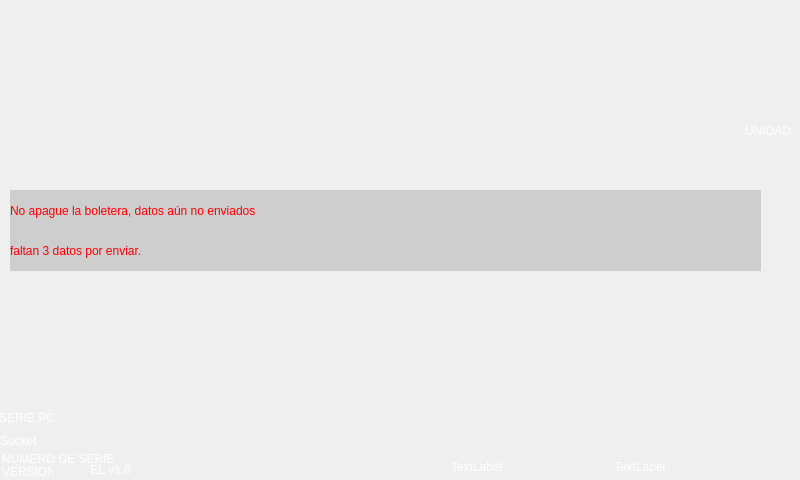
<?xml version="1.0" encoding="UTF-8"?>
<ui version="4.0">
 <class>Form</class>
 <widget class="QWidget" name="Form">
  <property name="geometry">
   <rect>
    <x>0</x>
    <y>0</y>
    <width>800</width>
    <height>480</height>
   </rect>
  </property>
  <property name="minimumSize">
   <size>
    <width>800</width>
    <height>480</height>
   </size>
  </property>
  <property name="maximumSize">
   <size>
    <width>800</width>
    <height>480</height>
   </size>
  </property>
  <property name="windowTitle">
   <string>Form</string>
  </property>
  <widget class="QLabel" name="label_font">
   <property name="geometry">
    <rect>
     <x>0</x>
     <y>0</y>
     <width>800</width>
     <height>480</height>
    </rect>
   </property>
   <property name="minimumSize">
    <size>
     <width>800</width>
     <height>480</height>
    </size>
   </property>
   <property name="maximumSize">
    <size>
     <width>800</width>
     <height>480</height>
    </size>
   </property>
   <property name="text">
    <string/>
   </property>
   <property name="pixmap">
    <pixmap>../Imagenes/wall2.jpg</pixmap>
   </property>
   <property name="scaledContents">
    <bool>true</bool>
   </property>
  </widget>
  <widget class="QLabel" name="label_fecha">
   <property name="geometry">
    <rect>
     <x>614</x>
     <y>454</y>
     <width>180</width>
     <height>25</height>
    </rect>
   </property>
   <property name="styleSheet">
    <string notr="true">font: 12pt &quot;Arial Rounded MT Bold&quot;;
color: rgb(255, 255, 255);</string>
   </property>
   <property name="text">
    <string>TextLabel</string>
   </property>
  </widget>
  <widget class="QLabel" name="label_senal_celular">
   <property name="geometry">
    <rect>
     <x>578</x>
     <y>457</y>
     <width>21</width>
     <height>21</height>
    </rect>
   </property>
   <property name="text">
    <string/>
   </property>
   <property name="pixmap">
    <pixmap>../Imagenes/no3G.Jpeg</pixmap>
   </property>
   <property name="scaledContents">
    <bool>true</bool>
   </property>
  </widget>
  <widget class="QLabel" name="label_conex_gps">
   <property name="geometry">
    <rect>
     <x>546</x>
     <y>457</y>
     <width>21</width>
     <height>20</height>
    </rect>
   </property>
   <property name="text">
    <string/>
   </property>
   <property name="pixmap">
    <pixmap>../Imagenes/noGPS.png</pixmap>
   </property>
   <property name="scaledContents">
    <bool>true</bool>
   </property>
  </widget>
  <widget class="QLabel" name="label_state_simcard">
   <property name="geometry">
    <rect>
     <x>375</x>
     <y>457</y>
     <width>34</width>
     <height>20</height>
    </rect>
   </property>
   <property name="text">
    <string/>
   </property>
   <property name="pixmap">
    <pixmap>../Imagenes/noSIM.png</pixmap>
   </property>
   <property name="scaledContents">
    <bool>true</bool>
   </property>
  </widget>
  <widget class="QLabel" name="label_4">
   <property name="geometry">
    <rect>
     <x>425</x>
     <y>456</y>
     <width>21</width>
     <height>21</height>
    </rect>
   </property>
   <property name="text">
    <string/>
   </property>
   <property name="pixmap">
    <pixmap>../Imagenes/noRed.Jpeg</pixmap>
   </property>
   <property name="scaledContents">
    <bool>true</bool>
   </property>
  </widget>
  <widget class="QLabel" name="label_5">
   <property name="geometry">
    <rect>
     <x>516</x>
     <y>457</y>
     <width>21</width>
     <height>20</height>
    </rect>
   </property>
   <property name="text">
    <string/>
   </property>
   <property name="pixmap">
    <pixmap>../Imagenes/noSocket.png</pixmap>
   </property>
   <property name="scaledContents">
    <bool>true</bool>
   </property>
  </widget>
  <widget class="QLabel" name="label_temp">
   <property name="geometry">
    <rect>
     <x>451</x>
     <y>457</y>
     <width>62</width>
     <height>20</height>
    </rect>
   </property>
   <property name="styleSheet">
    <string notr="true">font: 12pt &quot;Arial Rounded MT Bold&quot;;
color: rgb(255, 255, 255);</string>
   </property>
   <property name="text">
    <string>TextLabel</string>
   </property>
  </widget>
  <widget class="QLabel" name="label_num_ser">
   <property name="geometry">
    <rect>
     <x>2</x>
     <y>452</y>
     <width>191</width>
     <height>20</height>
    </rect>
   </property>
   <property name="styleSheet">
    <string notr="true">font: 8pt &quot;Arial Rounded MT Bold&quot;;
color: rgb(255, 255, 255);</string>
   </property>
   <property name="text">
    <string>NUMERO DE SERIE</string>
   </property>
   <property name="alignment">
    <set>Qt::AlignLeading|Qt::AlignLeft|Qt::AlignTop</set>
   </property>
  </widget>
  <widget class="QLabel" name="label_num_ver">
   <property name="geometry">
    <rect>
     <x>2</x>
     <y>462</y>
     <width>51</width>
     <height>20</height>
    </rect>
   </property>
   <property name="styleSheet">
    <string notr="true">font: 8pt &quot;Arial Rounded MT Bold&quot;;
color: rgb(255, 255, 255);</string>
   </property>
   <property name="text">
    <string>VERSION</string>
   </property>
  </widget>
  <widget class="QLabel" name="label_ser_pc">
   <property name="geometry">
    <rect>
     <x>-1</x>
     <y>410</y>
     <width>161</width>
     <height>16</height>
    </rect>
   </property>
   <property name="styleSheet">
    <string notr="true">font: 8pt &quot;Arial Rounded MT Bold&quot;;
color: rgb(255, 255, 255);</string>
   </property>
   <property name="text">
    <string>SERIE PC</string>
   </property>
  </widget>
  <widget class="QLabel" name="label_unidad">
   <property name="geometry">
    <rect>
     <x>530</x>
     <y>100</y>
     <width>261</width>
     <height>61</height>
    </rect>
   </property>
   <property name="styleSheet">
    <string notr="true">font: 75 30pt &quot;MS Shell Dlg 2&quot;;
color: rgb(255, 255, 255);</string>
   </property>
   <property name="text">
    <string>UNIDAD</string>
   </property>
   <property name="alignment">
    <set>Qt::AlignRight|Qt::AlignTrailing|Qt::AlignVCenter</set>
   </property>
  </widget>
  <widget class="QLabel" name="label_off">
   <property name="geometry">
    <rect>
     <x>10</x>
     <y>40</y>
     <width>40</width>
     <height>40</height>
    </rect>
   </property>
   <property name="text">
    <string/>
   </property>
   <property name="pixmap">
    <pixmap>../Imagenes/apagar.png</pixmap>
   </property>
   <property name="scaledContents">
    <bool>true</bool>
   </property>
  </widget>
  <widget class="QLabel" name="label_version_software">
   <property name="geometry">
    <rect>
     <x>70</x>
     <y>460</y>
     <width>61</width>
     <height>20</height>
    </rect>
   </property>
   <property name="styleSheet">
    <string notr="true">font: 75 8pt &quot;Rockwell&quot;;
color: rgb(255, 255, 255);</string>
   </property>
   <property name="text">
    <string>EL.v1.0</string>
   </property>
   <property name="alignment">
    <set>Qt::AlignRight|Qt::AlignTrailing|Qt::AlignVCenter</set>
   </property>
  </widget>
  <widget class="QLabel" name="label_socket">
   <property name="geometry">
    <rect>
     <x>0</x>
     <y>430</y>
     <width>91</width>
     <height>21</height>
    </rect>
   </property>
   <property name="styleSheet">
    <string notr="true">font: 75 10pt &quot;MS Shell Dlg 2&quot;;
color: rgb(255, 255, 255);</string>
   </property>
   <property name="text">
    <string>Socket</string>
   </property>
   <property name="alignment">
    <set>Qt::AlignLeading|Qt::AlignLeft|Qt::AlignVCenter</set>
   </property>
  </widget>
  <widget class="QLabel" name="label_datos_info">
   <property name="geometry">
    <rect>
     <x>10</x>
     <y>190</y>
     <width>751</width>
     <height>41</height>
    </rect>
   </property>
   <property name="styleSheet">
    <string notr="true">font: 18pt &quot;MS Shell Dlg 2&quot;;
color: rgb(255, 0, 0);
background-color: rgb(206, 206, 206);</string>
   </property>
   <property name="text">
    <string>No apague la boletera, datos aún no enviados</string>
   </property>
  </widget>
  <widget class="QLabel" name="label_datos_cantidad">
   <property name="geometry">
    <rect>
     <x>10</x>
     <y>230</y>
     <width>751</width>
     <height>41</height>
    </rect>
   </property>
   <property name="styleSheet">
    <string notr="true">font: 18pt &quot;MS Shell Dlg 2&quot;;
color: rgb(255, 0, 0);
background-color: rgb(206, 206, 206);</string>
   </property>
   <property name="text">
    <string>faltan 3 datos por enviar.</string>
   </property>
  </widget>
 </widget>
 <resources/>
 <connections/>
</ui>
